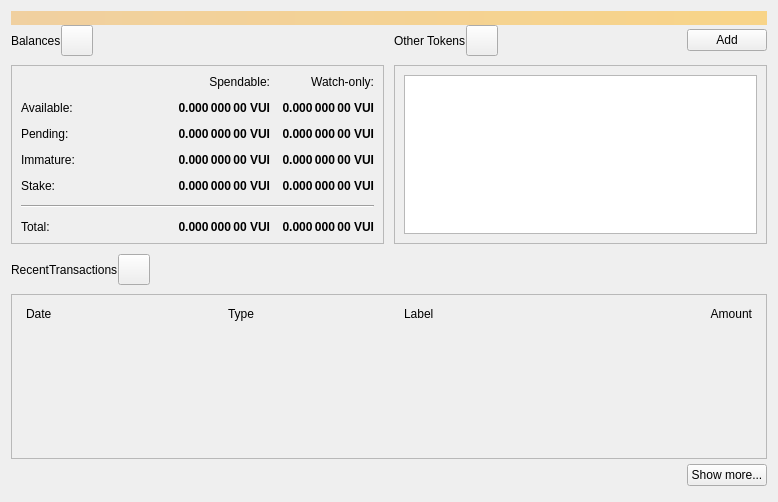
<?xml version="1.0" encoding="UTF-8"?>
<ui version="4.0">
 <class>OverviewPage</class>
 <widget class="QWidget" name="OverviewPage">
  <property name="geometry">
   <rect>
    <x>0</x>
    <y>0</y>
    <width>778</width>
    <height>502</height>
   </rect>
  </property>
  <property name="windowTitle">
   <string>Form</string>
  </property>
  <layout class="QVBoxLayout" name="topLayout">
   <property name="spacing">
    <number>0</number>
   </property>
   <item>
    <widget class="QLabel" name="labelAlerts">
     <property name="visible">
      <bool>false</bool>
     </property>
     <property name="styleSheet">
      <string notr="true">QLabel { background-color: qlineargradient(x1: 0, y1: 0, x2: 1, y2: 0, stop:0 #F0D0A0, stop:1 #F8D488); color:#000000; }</string>
     </property>
     <property name="wordWrap">
      <bool>true</bool>
     </property>
     <property name="margin">
      <number>3</number>
     </property>
     <property name="textInteractionFlags">
      <set>Qt::TextSelectableByMouse</set>
     </property>
    </widget>
   </item>
   <item>
    <layout class="QGridLayout" name="gridLayout_2">
     <item row="0" column="2">
      <layout class="QHBoxLayout" name="horizontalLayout_4">
       <property name="bottomMargin">
        <number>9</number>
       </property>
       <item>
        <widget class="QLabel" name="labelTokens">
         <property name="text">
          <string>Other Tokens</string>
         </property>
        </widget>
       </item>
       <item>
        <widget class="QToolButton" name="labelTokenStatus">
         <property name="toolTip">
          <string>The displayed information may be out of date. Your wallet automatically synchronizes with the VuiCash network after a connection is established, but this process has not completed yet.</string>
         </property>
         <property name="text">
          <string/>
         </property>
         <property name="iconSize">
          <size>
           <width>24</width>
           <height>24</height>
          </size>
         </property>
         <property name="flat" stdset="0">
          <bool>false</bool>
         </property>
        </widget>
       </item>
       <item>
        <spacer name="horizontalSpacer_7">
         <property name="orientation">
          <enum>Qt::Horizontal</enum>
         </property>
         <property name="sizeHint" stdset="0">
          <size>
           <width>40</width>
           <height>20</height>
          </size>
         </property>
        </spacer>
       </item>
       <item>
        <widget class="QPushButton" name="buttonAddToken">
         <property name="text">
          <string>Add</string>
         </property>
        </widget>
       </item>
      </layout>
     </item>
     <item row="1" column="2">
      <widget class="QFrame" name="frameOtherTokens">
       <property name="minimumSize">
        <size>
         <width>0</width>
         <height>100</height>
        </size>
       </property>
       <property name="frameShape">
        <enum>QFrame::StyledPanel</enum>
       </property>
       <property name="frameShadow">
        <enum>QFrame::Raised</enum>
       </property>
       <layout class="QVBoxLayout" name="verticalLayout_10">
        <item>
         <widget class="QListView" name="listTokens">
          <property name="enabled">
           <bool>true</bool>
          </property>
         </widget>
        </item>
       </layout>
      </widget>
     </item>
     <item row="1" column="0">
      <widget class="QFrame" name="frameBalances">
       <property name="frameShape">
        <enum>QFrame::StyledPanel</enum>
       </property>
       <property name="frameShadow">
        <enum>QFrame::Raised</enum>
       </property>
       <layout class="QVBoxLayout" name="verticalLayout_4">
        <item>
         <layout class="QGridLayout" name="gridLayout">
          <property name="spacing">
           <number>12</number>
          </property>
          <item row="2" column="3">
           <widget class="QLabel" name="labelWatchPending">
            <property name="font">
             <font>
              <weight>75</weight>
              <bold>true</bold>
             </font>
            </property>
            <property name="cursor">
             <cursorShape>IBeamCursor</cursorShape>
            </property>
            <property name="toolTip">
             <string>Unconfirmed transactions to watch-only addresses</string>
            </property>
            <property name="text">
             <string notr="true">0.000 000 00 VUI</string>
            </property>
            <property name="alignment">
             <set>Qt::AlignRight|Qt::AlignTrailing|Qt::AlignVCenter</set>
            </property>
            <property name="textInteractionFlags">
             <set>Qt::LinksAccessibleByMouse|Qt::TextSelectableByKeyboard|Qt::TextSelectableByMouse</set>
            </property>
           </widget>
          </item>
          <item row="2" column="2">
           <widget class="QLabel" name="labelUnconfirmed">
            <property name="font">
             <font>
              <weight>75</weight>
              <bold>true</bold>
             </font>
            </property>
            <property name="cursor">
             <cursorShape>IBeamCursor</cursorShape>
            </property>
            <property name="toolTip">
             <string>Total of transactions that have yet to be confirmed, and do not yet count toward the spendable balance</string>
            </property>
            <property name="text">
             <string notr="true">0.000 000 00 VUI</string>
            </property>
            <property name="alignment">
             <set>Qt::AlignRight|Qt::AlignTrailing|Qt::AlignVCenter</set>
            </property>
            <property name="textInteractionFlags">
             <set>Qt::LinksAccessibleByMouse|Qt::TextSelectableByKeyboard|Qt::TextSelectableByMouse</set>
            </property>
           </widget>
          </item>
          <item row="3" column="2">
           <widget class="QLabel" name="labelImmature">
            <property name="font">
             <font>
              <weight>75</weight>
              <bold>true</bold>
             </font>
            </property>
            <property name="cursor">
             <cursorShape>IBeamCursor</cursorShape>
            </property>
            <property name="toolTip">
             <string>Mined balance that has not yet matured</string>
            </property>
            <property name="text">
             <string notr="true">0.000 000 00 VUI</string>
            </property>
            <property name="alignment">
             <set>Qt::AlignRight|Qt::AlignTrailing|Qt::AlignVCenter</set>
            </property>
            <property name="textInteractionFlags">
             <set>Qt::LinksAccessibleByMouse|Qt::TextSelectableByKeyboard|Qt::TextSelectableByMouse</set>
            </property>
           </widget>
          </item>
          <item row="3" column="0">
           <widget class="QLabel" name="labelImmatureText">
            <property name="text">
             <string>Immature:</string>
            </property>
           </widget>
          </item>
          <item row="0" column="3">
           <widget class="QLabel" name="labelWatchonly">
            <property name="text">
             <string>Watch-only:</string>
            </property>
            <property name="alignment">
             <set>Qt::AlignRight|Qt::AlignTrailing|Qt::AlignVCenter</set>
            </property>
           </widget>
          </item>
          <item row="1" column="0">
           <widget class="QLabel" name="labelBalanceText">
            <property name="text">
             <string>Available:</string>
            </property>
           </widget>
          </item>
          <item row="1" column="2">
           <widget class="QLabel" name="labelBalance">
            <property name="font">
             <font>
              <weight>75</weight>
              <bold>true</bold>
             </font>
            </property>
            <property name="cursor">
             <cursorShape>IBeamCursor</cursorShape>
            </property>
            <property name="toolTip">
             <string>Your current spendable balance</string>
            </property>
            <property name="text">
             <string notr="true">0.000 000 00 VUI</string>
            </property>
            <property name="alignment">
             <set>Qt::AlignRight|Qt::AlignTrailing|Qt::AlignVCenter</set>
            </property>
            <property name="textInteractionFlags">
             <set>Qt::LinksAccessibleByMouse|Qt::TextSelectableByKeyboard|Qt::TextSelectableByMouse</set>
            </property>
           </widget>
          </item>
          <item row="1" column="3">
           <widget class="QLabel" name="labelWatchAvailable">
            <property name="font">
             <font>
              <weight>75</weight>
              <bold>true</bold>
             </font>
            </property>
            <property name="cursor">
             <cursorShape>IBeamCursor</cursorShape>
            </property>
            <property name="toolTip">
             <string>Your current balance in watch-only addresses</string>
            </property>
            <property name="text">
             <string notr="true">0.000 000 00 VUI</string>
            </property>
            <property name="alignment">
             <set>Qt::AlignRight|Qt::AlignTrailing|Qt::AlignVCenter</set>
            </property>
            <property name="textInteractionFlags">
             <set>Qt::LinksAccessibleByMouse|Qt::TextSelectableByKeyboard|Qt::TextSelectableByMouse</set>
            </property>
           </widget>
          </item>
          <item row="2" column="0">
           <widget class="QLabel" name="labelPendingText">
            <property name="text">
             <string>Pending:</string>
            </property>
           </widget>
          </item>
          <item row="0" column="2">
           <widget class="QLabel" name="labelSpendable">
            <property name="text">
             <string>Spendable:</string>
            </property>
            <property name="alignment">
             <set>Qt::AlignRight|Qt::AlignTrailing|Qt::AlignVCenter</set>
            </property>
           </widget>
          </item>
          <item row="4" column="0">
           <widget class="QLabel" name="labelStakeText">
            <property name="text">
             <string>Stake:</string>
            </property>
           </widget>
          </item>
          <item row="4" column="2">
           <widget class="QLabel" name="labelStake">
            <property name="font">
             <font>
              <weight>75</weight>
              <bold>true</bold>
             </font>
            </property>
            <property name="text">
             <string>0.000 000 00 VUI</string>
            </property>
            <property name="alignment">
             <set>Qt::AlignRight|Qt::AlignTrailing|Qt::AlignVCenter</set>
            </property>
            <property name="textInteractionFlags">
             <set>Qt::LinksAccessibleByMouse|Qt::TextSelectableByKeyboard|Qt::TextSelectableByMouse</set>
            </property>
           </widget>
          </item>
          <item row="4" column="3">
           <widget class="QLabel" name="labelWatchStake">
            <property name="font">
             <font>
              <weight>75</weight>
              <bold>true</bold>
             </font>
            </property>
            <property name="text">
             <string>0.000 000 00 VUI</string>
            </property>
            <property name="alignment">
             <set>Qt::AlignRight|Qt::AlignTrailing|Qt::AlignVCenter</set>
            </property>
            <property name="textInteractionFlags">
             <set>Qt::LinksAccessibleByMouse|Qt::TextSelectableByKeyboard|Qt::TextSelectableByMouse</set>
            </property>
           </widget>
          </item>
          <item row="3" column="3">
           <widget class="QLabel" name="labelWatchImmature">
            <property name="font">
             <font>
              <weight>75</weight>
              <bold>true</bold>
             </font>
            </property>
            <property name="cursor">
             <cursorShape>IBeamCursor</cursorShape>
            </property>
            <property name="toolTip">
             <string>Mined balance in watch-only addresses that has not yet matured</string>
            </property>
            <property name="text">
             <string notr="true">0.000 000 00 VUI</string>
            </property>
            <property name="alignment">
             <set>Qt::AlignRight|Qt::AlignTrailing|Qt::AlignVCenter</set>
            </property>
            <property name="textInteractionFlags">
             <set>Qt::LinksAccessibleByMouse|Qt::TextSelectableByKeyboard|Qt::TextSelectableByMouse</set>
            </property>
           </widget>
          </item>
          <item row="7" column="3">
           <widget class="QLabel" name="labelWatchTotal">
            <property name="font">
             <font>
              <weight>75</weight>
              <bold>true</bold>
             </font>
            </property>
            <property name="cursor">
             <cursorShape>IBeamCursor</cursorShape>
            </property>
            <property name="toolTip">
             <string>Current total balance in watch-only addresses</string>
            </property>
            <property name="text">
             <string notr="true">0.000 000 00 VUI</string>
            </property>
            <property name="alignment">
             <set>Qt::AlignRight|Qt::AlignTrailing|Qt::AlignVCenter</set>
            </property>
            <property name="textInteractionFlags">
             <set>Qt::LinksAccessibleByMouse|Qt::TextSelectableByKeyboard|Qt::TextSelectableByMouse</set>
            </property>
           </widget>
          </item>
          <item row="5" column="0" colspan="4">
           <spacer name="verticalSpacer">
            <property name="orientation">
             <enum>Qt::Vertical</enum>
            </property>
            <property name="sizeHint" stdset="0">
             <size>
              <width>20</width>
              <height>40</height>
             </size>
            </property>
           </spacer>
          </item>
          <item row="7" column="2">
           <widget class="QLabel" name="labelTotal">
            <property name="font">
             <font>
              <weight>75</weight>
              <bold>true</bold>
             </font>
            </property>
            <property name="cursor">
             <cursorShape>IBeamCursor</cursorShape>
            </property>
            <property name="toolTip">
             <string>Your current total balance</string>
            </property>
            <property name="text">
             <string notr="true">0.000 000 00 VUI</string>
            </property>
            <property name="alignment">
             <set>Qt::AlignRight|Qt::AlignTrailing|Qt::AlignVCenter</set>
            </property>
            <property name="textInteractionFlags">
             <set>Qt::LinksAccessibleByMouse|Qt::TextSelectableByKeyboard|Qt::TextSelectableByMouse</set>
            </property>
           </widget>
          </item>
          <item row="0" column="1" rowspan="5">
           <spacer name="horizontalSpacer_5">
            <property name="orientation">
             <enum>Qt::Horizontal</enum>
            </property>
            <property name="sizeHint" stdset="0">
             <size>
              <width>40</width>
              <height>20</height>
             </size>
            </property>
           </spacer>
          </item>
          <item row="7" column="0">
           <widget class="QLabel" name="labelTotalText">
            <property name="text">
             <string>Total:        </string>
            </property>
           </widget>
          </item>
          <item row="6" column="0" colspan="4">
           <widget class="Line" name="hLine">
            <property name="orientation">
             <enum>Qt::Horizontal</enum>
            </property>
           </widget>
          </item>
         </layout>
        </item>
       </layout>
      </widget>
     </item>
     <item row="0" column="0">
      <layout class="QHBoxLayout" name="horizontalLayout_2">
       <property name="bottomMargin">
        <number>9</number>
       </property>
       <item>
        <widget class="QLabel" name="labelBalances">
         <property name="text">
          <string>Balances</string>
         </property>
        </widget>
       </item>
       <item>
        <widget class="QToolButton" name="labelWalletStatus">
         <property name="enabled">
          <bool>true</bool>
         </property>
         <property name="toolTip">
          <string>The displayed information may be out of date. Your wallet automatically synchronizes with the VuiCash network after a connection is established, but this process has not completed yet.</string>
         </property>
         <property name="text">
          <string/>
         </property>
         <property name="icon">
          <iconset>
           <normaloff>:/icons/warning</normaloff>
           <disabledoff>:/icons/warning</disabledoff>:/icons/warning</iconset>
         </property>
         <property name="iconSize">
          <size>
           <width>24</width>
           <height>24</height>
          </size>
         </property>
         <property name="flat" stdset="0">
          <bool>false</bool>
         </property>
        </widget>
       </item>
       <item>
        <spacer name="horizontalSpacer">
         <property name="orientation">
          <enum>Qt::Horizontal</enum>
         </property>
         <property name="sizeHint" stdset="0">
          <size>
           <width>40</width>
           <height>20</height>
          </size>
         </property>
        </spacer>
       </item>
      </layout>
     </item>
     <item row="0" column="1" rowspan="2">
      <spacer name="horizontalSpacer_4">
       <property name="orientation">
        <enum>Qt::Horizontal</enum>
       </property>
       <property name="sizeType">
        <enum>QSizePolicy::Fixed</enum>
       </property>
       <property name="sizeHint" stdset="0">
        <size>
         <width>10</width>
         <height>20</height>
        </size>
       </property>
      </spacer>
     </item>
    </layout>
   </item>
   <item>
    <spacer name="verticalSpacer_4">
     <property name="orientation">
      <enum>Qt::Vertical</enum>
     </property>
     <property name="sizeType">
      <enum>QSizePolicy::Fixed</enum>
     </property>
     <property name="sizeHint" stdset="0">
      <size>
       <width>20</width>
       <height>10</height>
      </size>
     </property>
    </spacer>
   </item>
   <item>
    <layout class="QHBoxLayout" name="horizontalLayout_6">
     <property name="bottomMargin">
      <number>9</number>
     </property>
     <item>
      <widget class="QLabel" name="labelRecentTransactions">
       <property name="text">
        <string>RecentTransactions</string>
       </property>
      </widget>
     </item>
     <item>
      <widget class="QToolButton" name="labelTransactionsStatus">
       <property name="enabled">
        <bool>true</bool>
       </property>
       <property name="toolTip">
        <string>The displayed information may be out of date. Your wallet automatically synchronizes with the VuiCash network after a connection is established, but this process has not completed yet.</string>
       </property>
       <property name="text">
        <string/>
       </property>
       <property name="icon">
        <iconset>
         <normaloff>:/icons/warning</normaloff>
         <disabledoff>:/icons/warning</disabledoff>:/icons/warning</iconset>
       </property>
       <property name="iconSize">
        <size>
         <width>24</width>
         <height>24</height>
        </size>
       </property>
       <property name="flat" stdset="0">
        <bool>false</bool>
       </property>
      </widget>
     </item>
     <item>
      <spacer name="horizontalSpacer_3">
       <property name="orientation">
        <enum>Qt::Horizontal</enum>
       </property>
       <property name="sizeHint" stdset="0">
        <size>
         <width>40</width>
         <height>20</height>
        </size>
       </property>
      </spacer>
     </item>
    </layout>
   </item>
   <item>
    <layout class="QVBoxLayout" name="verticalLayout_3">
     <item>
      <widget class="QFrame" name="frameRecentTransactions">
       <property name="frameShape">
        <enum>QFrame::StyledPanel</enum>
       </property>
       <property name="frameShadow">
        <enum>QFrame::Raised</enum>
       </property>
       <layout class="QVBoxLayout" name="verticalLayout_8">
        <item>
         <layout class="QHBoxLayout" name="horizontalLayout_3">
          <property name="spacing">
           <number>5</number>
          </property>
          <property name="leftMargin">
           <number>5</number>
          </property>
          <property name="rightMargin">
           <number>5</number>
          </property>
          <item>
           <widget class="QLabel" name="labelDate">
            <property name="text">
             <string>Date</string>
            </property>
           </widget>
          </item>
          <item>
           <spacer name="horizontalSpacer_2">
            <property name="orientation">
             <enum>Qt::Horizontal</enum>
            </property>
            <property name="sizeType">
             <enum>QSizePolicy::Fixed</enum>
            </property>
            <property name="sizeHint" stdset="0">
             <size>
              <width>25</width>
              <height>20</height>
             </size>
            </property>
           </spacer>
          </item>
          <item>
           <widget class="QLabel" name="labelType">
            <property name="text">
             <string>Type</string>
            </property>
           </widget>
          </item>
          <item>
           <widget class="QLabel" name="labelAddress">
            <property name="text">
             <string>Label</string>
            </property>
           </widget>
          </item>
          <item>
           <widget class="QLabel" name="labelAmount">
            <property name="text">
             <string>Amount</string>
            </property>
            <property name="alignment">
             <set>Qt::AlignRight|Qt::AlignTrailing|Qt::AlignVCenter</set>
            </property>
           </widget>
          </item>
         </layout>
        </item>
        <item>
         <widget class="QListView" name="listTransactions">
          <property name="styleSheet">
           <string notr="true">QListView { background: transparent; }</string>
          </property>
          <property name="frameShape">
           <enum>QFrame::NoFrame</enum>
          </property>
          <property name="verticalScrollBarPolicy">
           <enum>Qt::ScrollBarAlwaysOff</enum>
          </property>
          <property name="horizontalScrollBarPolicy">
           <enum>Qt::ScrollBarAlwaysOff</enum>
          </property>
         </widget>
        </item>
       </layout>
      </widget>
     </item>
     <item>
      <layout class="QHBoxLayout" name="horizontalLayout">
       <property name="topMargin">
        <number>5</number>
       </property>
       <property name="bottomMargin">
        <number>5</number>
       </property>
       <item>
        <spacer name="horizontalSpacer_6">
         <property name="orientation">
          <enum>Qt::Horizontal</enum>
         </property>
         <property name="sizeHint" stdset="0">
          <size>
           <width>40</width>
           <height>20</height>
          </size>
         </property>
        </spacer>
       </item>
       <item>
        <widget class="QPushButton" name="showMoreButton">
         <property name="text">
          <string>Show more...</string>
         </property>
        </widget>
       </item>
      </layout>
     </item>
    </layout>
   </item>
  </layout>
 </widget>
 <resources/>
 <connections/>
</ui>
